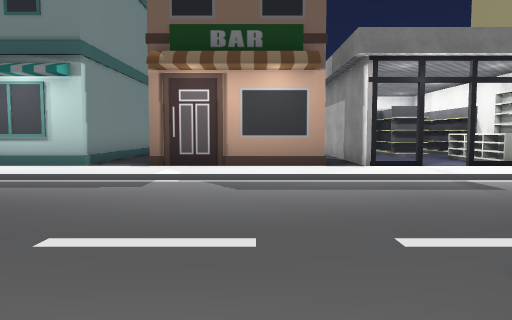
View 1 (above)

23 first-person views from a walk through a scene from a Unity 3-D project. The camera is 1.5 m above the floor, tilts 4° down and sees 70° across. The floor is counted in squares, 2 m on a side. Each view is taken from the middle of a square. On the plan, view 1 faces up. The plan holds only what a view shows up to about 11 squares ahead; the rest is blank. The place goes on beyond the plan. The player is left out. Door leaves are left out, so doorways stand open. Some surface patterns are stand-ins.

View 2
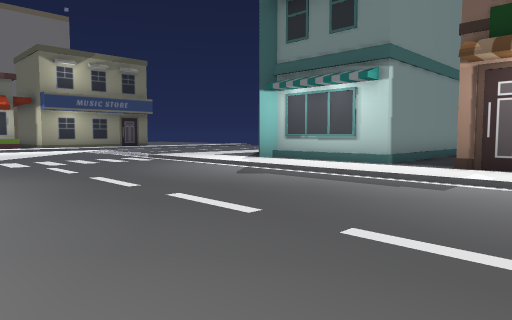

View 3
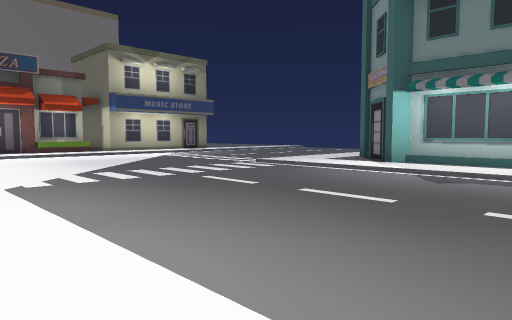

View 4
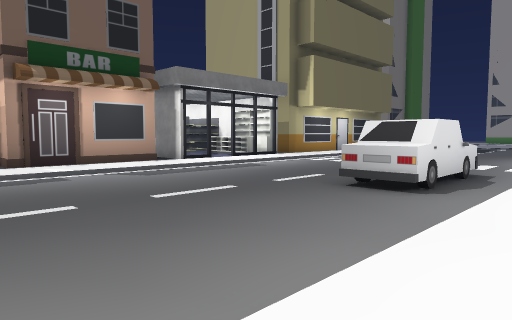

View 5
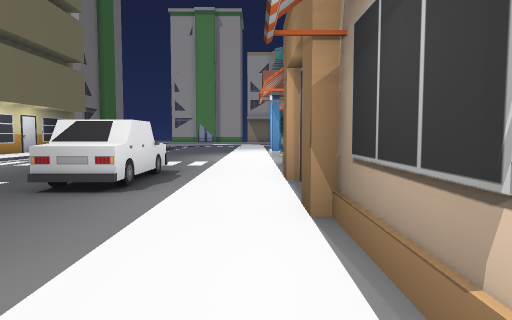

View 6
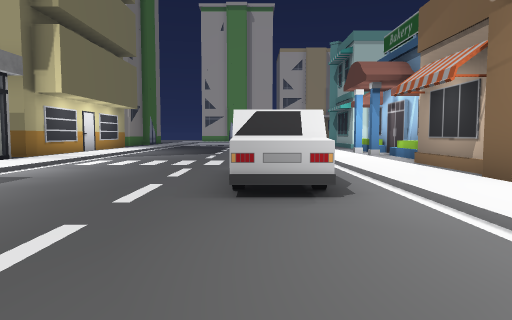

View 7
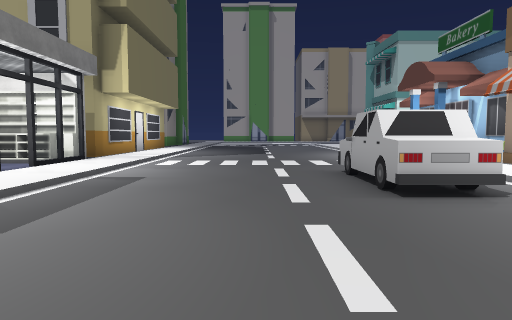

View 8
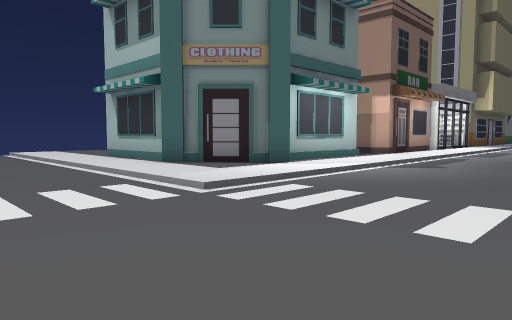

View 9
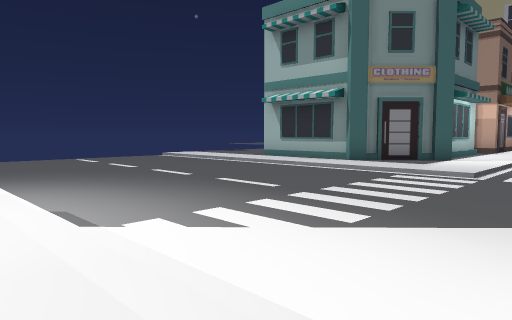

View 10
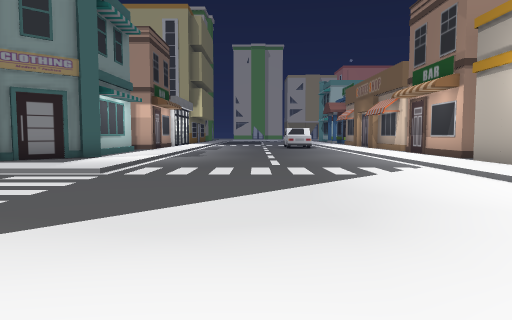

View 11
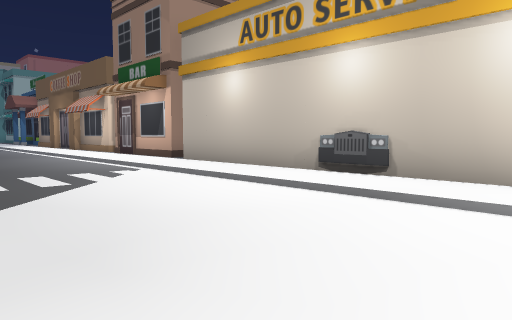

View 12
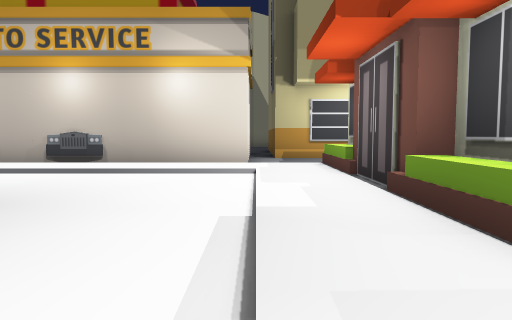

View 13
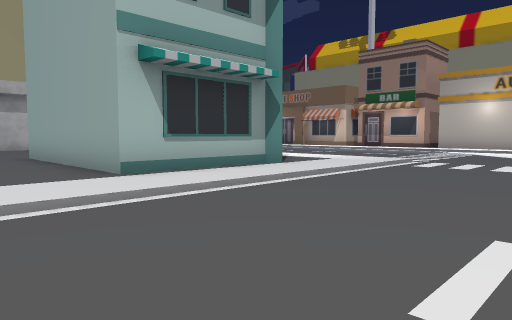

View 14
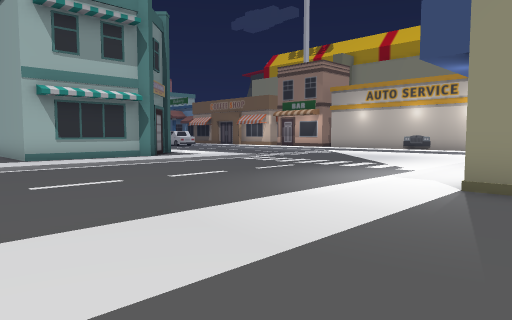

View 15
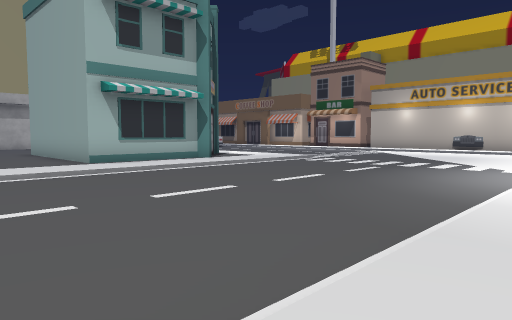

View 16
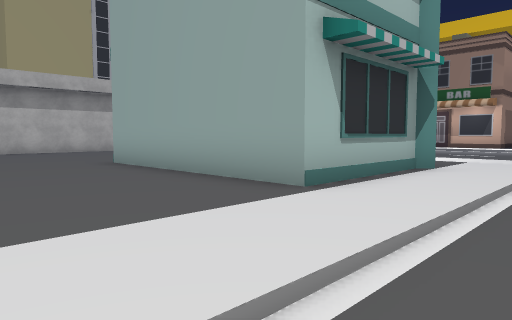

View 17
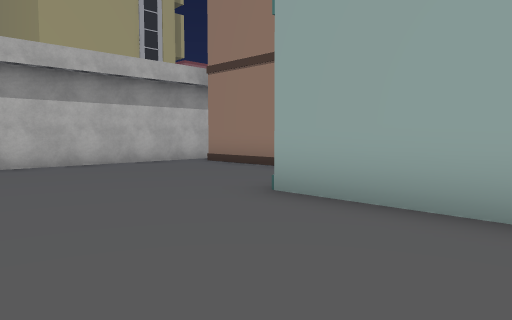

View 18
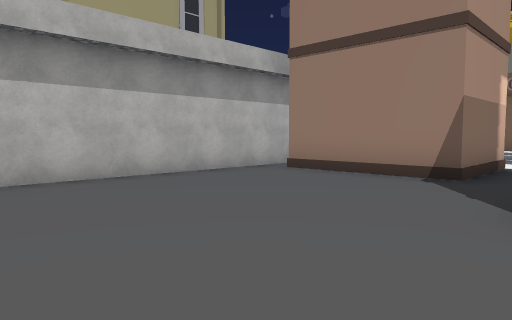

View 19
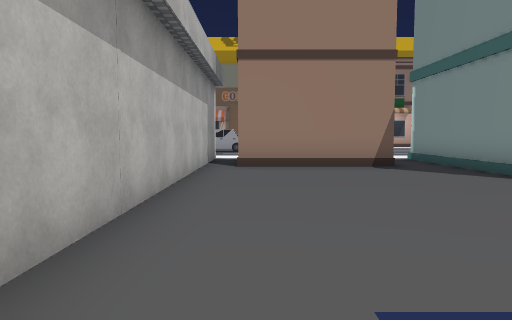

View 20
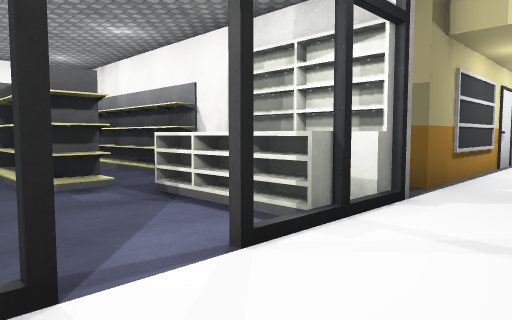

View 21
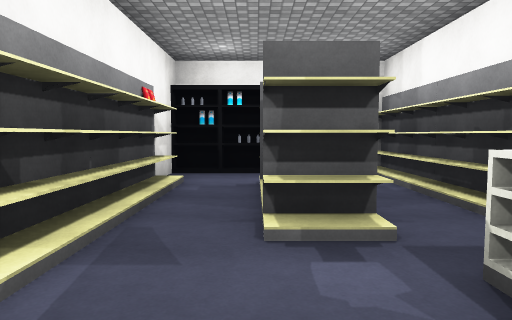

View 22
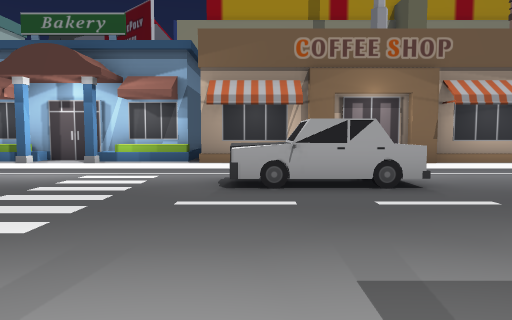

View 23
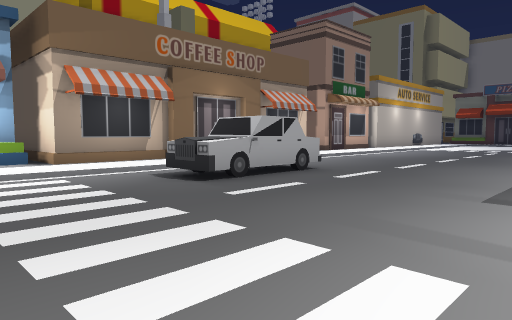

### Floor plan
Key: @ floor where view 1 was taken; # wall or solid block; . main floor; : floor 0.25 m higher than the main floor; / step, stairs or slope; = window, fence, low wall or low ledge; S shelf; B building; C car; F fridge.
Columns run from 21 left of view 1 to 8 right of it. Each row starts with its distance up from view 1.
 19                       :
 18                       ::
 17   : ..   ./:: : :: :::::
 16 : :/....../:::::::::::::    #
 15  ::/....../:::::::::::::FF S#
 14 :::/....../:::::::::::::SSSS#
 13 :::/....../:BBBBBB::::::SSS:#B
 12  ::/....../:B    B::::::SSS:S
 11  ::/....../:B    B::::::SSS:#B
 10  #:/....../:B    B:####:S:::#B
  9   :/......///B   B:#####S::S#B
  8   :/....../::/BBBB:#####=:SS#B
  7   :/....../::/::::::::::::::::
  6   :/......////////////////////
  5   :/..........................
  4  B:/..........................
  3  B:/..........................
  2  B:/..........................
  1  B:/...................CCC....
  0  B:/.................@.CCC....
 -1  B:///////////////////////////
 -2  B:::::::::::::::::::::::::///
 -3  ::: BBCCB  B##   #########///
 -4 BBB:                      #BBB
 -5   B:                      #
 -6                           #

Where each view was taken, in squares from view 1:
view 1: 0 up, 0 right, facing up
view 2: 0 up, 0 right, facing up-left
view 3: 2 down, 3 left, facing up-left
view 4: 2 down, 4 left, facing up-right
view 5: 2 down, 4 left, facing right
view 6: 1 up, 3 left, facing right
view 7: 3 up, 3 left, facing right
view 8: 2 up, 14 left, facing up-right
view 9: 4 up, 19 left, facing up-right
view 10: 3 up, 18 left, facing right
view 11: 3 up, 17 left, facing down-right
view 12: 6 up, 18 left, facing down
view 13: 16 up, 15 left, facing down-right
view 14: 16 up, 21 left, facing down-right
view 15: 17 up, 19 left, facing down-right
view 16: 17 up, 12 left, facing down-right
view 17: 17 up, 7 left, facing down-right
view 18: 17 up, 4 left, facing down-right
view 19: 19 up, 1 right, facing down
view 20: 6 up, 3 right, facing up-right
view 21: 8 up, 4 right, facing up
view 22: 7 up, 4 right, facing down
view 23: 6 up, 8 right, facing down-left
